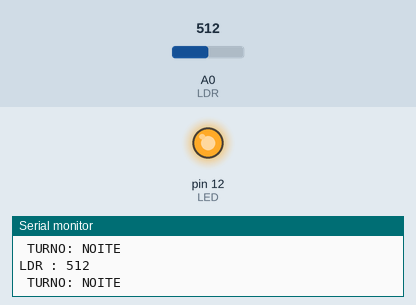
Recording of a sketch running on a simulated Arduino Uno, built with avr-gcc and run on an emulated ATmega328P. Shown: output pins drawn as LEDs (lit = HIGH), the last lines printed to the serial monitor. Inputs (shaded band) come from the test bench; at power-on: A0 (LDR) = 512.

Above: at 1.8 s.
1.9 s: A0 (LDR) set to 583
3.4 s: A0 (LDR) set to 616
At 4.9 s:
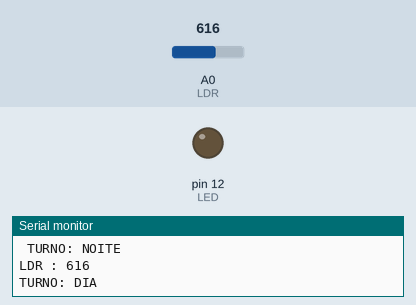
5.5 s: A0 (LDR) set to 590
At 6.4 s:
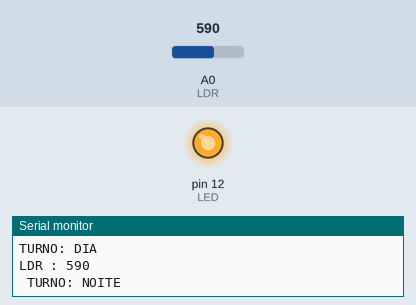
7.5 s: A0 (LDR) set to 610
At 9.2 s:
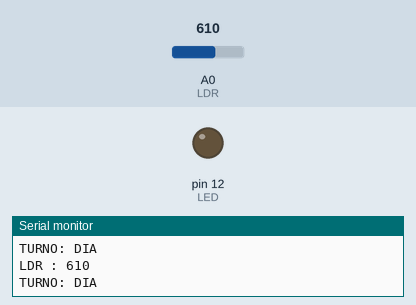
Timing chart, 0 to 10.5 s (numbered marks = the images above; inputs shaded):
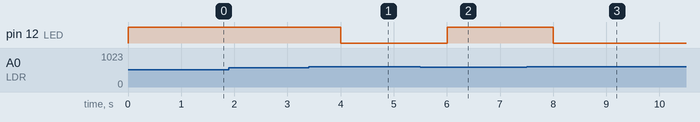

Measured:
- the behaviour switches between 599 and 600 on A0 (LDR) (found by bisection; images 0 and 1)
- after the input at 3.4 s, pin 12 (LED): HIGH → LOW after 0.60 s
- after the input at 5.5 s, pin 12 (LED): LOW → HIGH after 0.50 s
- after the input at 7.5 s, pin 12 (LED): HIGH → LOW after 0.50 s

The sketch:

LDR.ino
```cpp
#include <Wire.h>


const int LDR = A0;             // Pino analógico que o sensor está conectado
const int LED = 12;
int valorsensor ;               // valor que sera armazenado o valor do LDR
void setup() {

  pinMode(LDR, INPUT);          // Coloca a variavel LDR como entrada
  pinMode(LED, OUTPUT);
  Serial.begin(9600);           // inicializa a comunicação serial com a taxa de 9600 bps

}

void loop() {
  valorsensor = analogRead(LDR); // Faz a leitura do pino analógico LDR e armazena o valor na variavel valorsensor
  Serial.print("LDR : " );      // Mostra o valor no monitor serial
  Serial.println(valorsensor);
  if (valorsensor < 600) { // Se o valor de VALORSENSOR for menos que 600

    Serial.println(" TURNO: NOITE  ");
    digitalWrite(LED, HIGH);
  } else {                    // Se não

    Serial.println("TURNO: DIA");
    digitalWrite(LED, LOW);
  }
  delay(1000);            // Aguarda 100 milisegundos
}
```
